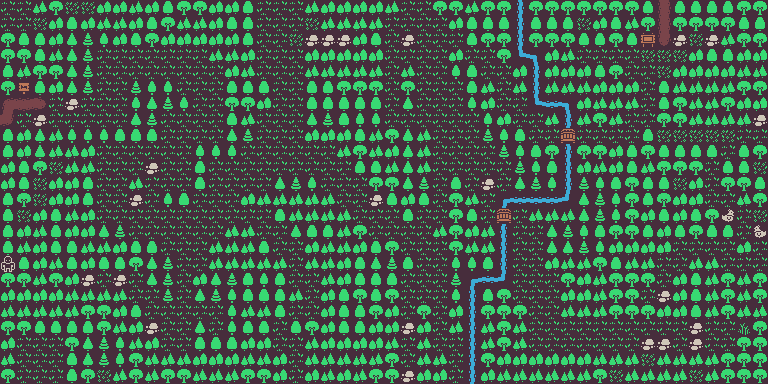

Tiled map render using the project's own tile images. Description and the map definition, with tile-layer contents summarised, below:
An orthogonal 48x24 tile map with 16x16 px tiles, 3 tile layers (florest-ground, florest-collide, florest-events).

<map version="1.2" tiledversion="1.3.0" orientation="orthogonal" renderorder="right-down" compressionlevel="-1" width="48" height="24" tilewidth="16" tileheight="16" infinite="0" nextlayerid="4" nextobjectid="1">
 <editorsettings>
  <export target="florest.json" format="json" />
 </editorsettings>
 <tileset firstgid="1" source="colored.tsx" />
 <layer id="1" name="florest-ground" width="48" height="24">
  <data>[1152 cells, 1152 non-empty, 21 distinct tile ids]</data>
 </layer>
 <layer id="2" name="florest-collide" width="48" height="24">
  <data>[1152 cells, 764 non-empty, 13 distinct tile ids]</data>
 </layer>
 <layer id="3" name="florest-events" width="48" height="24">
  <data>[1152 cells, 13 non-empty, 4 distinct tile ids]</data>
 </layer>
</map>
